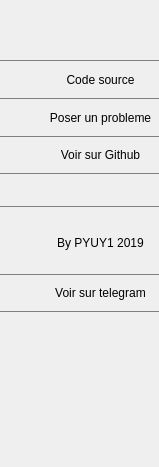
<?xml version="1.0" encoding="UTF-8"?>
<ui version="4.0">
 <class>RightSide</class>
 <widget class="QWidget" name="RightSide">
  <property name="geometry">
   <rect>
    <x>0</x>
    <y>0</y>
    <width>159</width>
    <height>467</height>
   </rect>
  </property>
  <property name="maximumSize">
   <size>
    <width>200</width>
    <height>16777215</height>
   </size>
  </property>
  <property name="windowTitle">
   <string>Form</string>
  </property>
  <layout class="QVBoxLayout" name="verticalLayout">
   <property name="spacing">
    <number>0</number>
   </property>
   <property name="leftMargin">
    <number>0</number>
   </property>
   <property name="topMargin">
    <number>0</number>
   </property>
   <property name="rightMargin">
    <number>0</number>
   </property>
   <item>
    <spacer name="verticalSpacer_2">
     <property name="orientation">
      <enum>Qt::Vertical</enum>
     </property>
     <property name="sizeType">
      <enum>QSizePolicy::Fixed</enum>
     </property>
     <property name="sizeHint" stdset="0">
      <size>
       <width>20</width>
       <height>60</height>
      </size>
     </property>
    </spacer>
   </item>
   <item>
    <widget class="QFrame" name="code_frame">
     <property name="sizePolicy">
      <sizepolicy hsizetype="Preferred" vsizetype="Fixed">
       <horstretch>0</horstretch>
       <verstretch>0</verstretch>
      </sizepolicy>
     </property>
     <property name="minimumSize">
      <size>
       <width>0</width>
       <height>38</height>
      </size>
     </property>
     <property name="maximumSize">
      <size>
       <width>16777215</width>
       <height>38</height>
      </size>
     </property>
     <property name="cursor">
      <cursorShape>ArrowCursor</cursorShape>
     </property>
     <property name="styleSheet">
      <string notr="true">QFrame
{
	border-width: 1px 0px 0px 0px; 
	border-style: solid; 
	border-color: grey transparent grey transparent; 
}</string>
     </property>
     <property name="frameShape">
      <enum>QFrame::StyledPanel</enum>
     </property>
     <property name="frameShadow">
      <enum>QFrame::Raised</enum>
     </property>
     <layout class="QHBoxLayout" name="horizontalLayout_8">
      <property name="spacing">
       <number>6</number>
      </property>
      <property name="leftMargin">
       <number>12</number>
      </property>
      <property name="topMargin">
       <number>0</number>
      </property>
      <property name="rightMargin">
       <number>0</number>
      </property>
      <property name="bottomMargin">
       <number>0</number>
      </property>
      <item>
       <widget class="QLabel" name="code_icon_label">
        <property name="minimumSize">
         <size>
          <width>24</width>
          <height>24</height>
         </size>
        </property>
        <property name="maximumSize">
         <size>
          <width>24</width>
          <height>24</height>
         </size>
        </property>
        <property name="cursor">
         <cursorShape>PointingHandCursor</cursorShape>
        </property>
        <property name="styleSheet">
         <string notr="true">QLabel
{
	border: none;
}
</string>
        </property>
        <property name="text">
         <string/>
        </property>
        <property name="pixmap">
         <pixmap resource="icons.qrc">:/svg/code.svg</pixmap>
        </property>
        <property name="scaledContents">
         <bool>true</bool>
        </property>
        <property name="alignment">
         <set>Qt::AlignCenter</set>
        </property>
       </widget>
      </item>
      <item>
       <widget class="QLabel" name="code_text_label">
        <property name="cursor">
         <cursorShape>PointingHandCursor</cursorShape>
        </property>
        <property name="styleSheet">
         <string notr="true">QLabel
{
	border: none;
}
</string>
        </property>
        <property name="text">
         <string>Code source</string>
        </property>
        <property name="alignment">
         <set>Qt::AlignCenter</set>
        </property>
       </widget>
      </item>
     </layout>
    </widget>
   </item>
   <item>
    <widget class="QFrame" name="question_frame">
     <property name="sizePolicy">
      <sizepolicy hsizetype="Preferred" vsizetype="Fixed">
       <horstretch>0</horstretch>
       <verstretch>0</verstretch>
      </sizepolicy>
     </property>
     <property name="minimumSize">
      <size>
       <width>0</width>
       <height>38</height>
      </size>
     </property>
     <property name="maximumSize">
      <size>
       <width>16777215</width>
       <height>38</height>
      </size>
     </property>
     <property name="cursor">
      <cursorShape>ArrowCursor</cursorShape>
     </property>
     <property name="styleSheet">
      <string notr="true">QFrame
{
	background: transparent;
	border-width:  1px 0px 0px 0px; 
	border-style: solid; 
	border-color: grey transparent grey transparent; 
}</string>
     </property>
     <property name="frameShape">
      <enum>QFrame::StyledPanel</enum>
     </property>
     <property name="frameShadow">
      <enum>QFrame::Raised</enum>
     </property>
     <layout class="QHBoxLayout" name="horizontalLayout_7">
      <property name="spacing">
       <number>6</number>
      </property>
      <property name="leftMargin">
       <number>12</number>
      </property>
      <property name="topMargin">
       <number>0</number>
      </property>
      <property name="rightMargin">
       <number>0</number>
      </property>
      <property name="bottomMargin">
       <number>0</number>
      </property>
      <item>
       <widget class="QLabel" name="question_icon_label">
        <property name="minimumSize">
         <size>
          <width>24</width>
          <height>24</height>
         </size>
        </property>
        <property name="maximumSize">
         <size>
          <width>24</width>
          <height>24</height>
         </size>
        </property>
        <property name="cursor">
         <cursorShape>PointingHandCursor</cursorShape>
        </property>
        <property name="styleSheet">
         <string notr="true">QLabel
{
	border: none;
}
</string>
        </property>
        <property name="text">
         <string/>
        </property>
        <property name="pixmap">
         <pixmap resource="icons.qrc">:/svg/question-mark.svg</pixmap>
        </property>
        <property name="scaledContents">
         <bool>true</bool>
        </property>
        <property name="alignment">
         <set>Qt::AlignCenter</set>
        </property>
       </widget>
      </item>
      <item>
       <widget class="QLabel" name="question_text_label">
        <property name="cursor">
         <cursorShape>PointingHandCursor</cursorShape>
        </property>
        <property name="styleSheet">
         <string notr="true">QLabel
{
	border: none;
}
</string>
        </property>
        <property name="text">
         <string>Poser un probleme</string>
        </property>
        <property name="alignment">
         <set>Qt::AlignCenter</set>
        </property>
       </widget>
      </item>
     </layout>
    </widget>
   </item>
   <item>
    <widget class="QFrame" name="github_frame">
     <property name="sizePolicy">
      <sizepolicy hsizetype="Preferred" vsizetype="Fixed">
       <horstretch>0</horstretch>
       <verstretch>0</verstretch>
      </sizepolicy>
     </property>
     <property name="minimumSize">
      <size>
       <width>0</width>
       <height>38</height>
      </size>
     </property>
     <property name="maximumSize">
      <size>
       <width>16777215</width>
       <height>38</height>
      </size>
     </property>
     <property name="cursor">
      <cursorShape>ArrowCursor</cursorShape>
     </property>
     <property name="styleSheet">
      <string notr="true">QFrame
{
	background: transparent;
	border-width:  1px 0px 1px 0px;
	border-style: solid; 
	border-color: grey transparent grey transparent; 
}</string>
     </property>
     <property name="frameShape">
      <enum>QFrame::StyledPanel</enum>
     </property>
     <property name="frameShadow">
      <enum>QFrame::Raised</enum>
     </property>
     <layout class="QHBoxLayout" name="horizontalLayout_6">
      <property name="spacing">
       <number>6</number>
      </property>
      <property name="leftMargin">
       <number>12</number>
      </property>
      <property name="topMargin">
       <number>0</number>
      </property>
      <property name="rightMargin">
       <number>0</number>
      </property>
      <property name="bottomMargin">
       <number>0</number>
      </property>
      <item>
       <widget class="QLabel" name="github_icon_label">
        <property name="minimumSize">
         <size>
          <width>24</width>
          <height>24</height>
         </size>
        </property>
        <property name="maximumSize">
         <size>
          <width>24</width>
          <height>24</height>
         </size>
        </property>
        <property name="cursor">
         <cursorShape>PointingHandCursor</cursorShape>
        </property>
        <property name="styleSheet">
         <string notr="true">QLabel
{
	border: none;
}
</string>
        </property>
        <property name="text">
         <string/>
        </property>
        <property name="pixmap">
         <pixmap resource="icons.qrc">:/svg/github.svg</pixmap>
        </property>
        <property name="scaledContents">
         <bool>true</bool>
        </property>
        <property name="alignment">
         <set>Qt::AlignCenter</set>
        </property>
       </widget>
      </item>
      <item>
       <widget class="QLabel" name="github_text_label">
        <property name="cursor">
         <cursorShape>PointingHandCursor</cursorShape>
        </property>
        <property name="styleSheet">
         <string notr="true">QLabel
{
	border: none;
}
</string>
        </property>
        <property name="text">
         <string>Voir sur Github</string>
        </property>
        <property name="alignment">
         <set>Qt::AlignCenter</set>
        </property>
       </widget>
      </item>
     </layout>
    </widget>
   </item>
   <item>
    <spacer name="verticalSpacer">
     <property name="orientation">
      <enum>Qt::Vertical</enum>
     </property>
     <property name="sizeType">
      <enum>QSizePolicy::Fixed</enum>
     </property>
     <property name="sizeHint" stdset="0">
      <size>
       <width>20</width>
       <height>28</height>
      </size>
     </property>
    </spacer>
   </item>
   <item>
    <widget class="QFrame" name="python_frame">
     <property name="minimumSize">
      <size>
       <width>0</width>
       <height>72</height>
      </size>
     </property>
     <property name="maximumSize">
      <size>
       <width>16777215</width>
       <height>64</height>
      </size>
     </property>
     <property name="cursor">
      <cursorShape>ArrowCursor</cursorShape>
     </property>
     <property name="styleSheet">
      <string notr="true">QFrame
{
	background: transparent;
	border-width:  1px 0px 0px 0px;
	border-style: solid; 
	border-color: grey transparent grey transparent; 
}</string>
     </property>
     <property name="frameShape">
      <enum>QFrame::StyledPanel</enum>
     </property>
     <property name="frameShadow">
      <enum>QFrame::Raised</enum>
     </property>
     <layout class="QHBoxLayout" name="horizontalLayout_4">
      <property name="spacing">
       <number>6</number>
      </property>
      <property name="leftMargin">
       <number>12</number>
      </property>
      <property name="topMargin">
       <number>0</number>
      </property>
      <property name="rightMargin">
       <number>0</number>
      </property>
      <property name="bottomMargin">
       <number>0</number>
      </property>
      <item>
       <widget class="QLabel" name="python_icon_label">
        <property name="minimumSize">
         <size>
          <width>24</width>
          <height>24</height>
         </size>
        </property>
        <property name="maximumSize">
         <size>
          <width>24</width>
          <height>24</height>
         </size>
        </property>
        <property name="cursor">
         <cursorShape>PointingHandCursor</cursorShape>
        </property>
        <property name="styleSheet">
         <string notr="true">QLabel
{
	border: none;
}
</string>
        </property>
        <property name="text">
         <string/>
        </property>
        <property name="pixmap">
         <pixmap resource="icons.qrc">:/svg/pythonUY1.svg</pixmap>
        </property>
        <property name="scaledContents">
         <bool>true</bool>
        </property>
       </widget>
      </item>
      <item>
       <widget class="QLabel" name="python_text_label">
        <property name="cursor">
         <cursorShape>PointingHandCursor</cursorShape>
        </property>
        <property name="styleSheet">
         <string notr="true">QLabel
{
	border: none;
}
</string>
        </property>
        <property name="text">
         <string>By PYUY1 2019</string>
        </property>
        <property name="alignment">
         <set>Qt::AlignCenter</set>
        </property>
       </widget>
      </item>
     </layout>
    </widget>
   </item>
   <item>
    <widget class="QFrame" name="telegram_frame">
     <property name="sizePolicy">
      <sizepolicy hsizetype="Preferred" vsizetype="Fixed">
       <horstretch>0</horstretch>
       <verstretch>0</verstretch>
      </sizepolicy>
     </property>
     <property name="minimumSize">
      <size>
       <width>0</width>
       <height>38</height>
      </size>
     </property>
     <property name="maximumSize">
      <size>
       <width>16777215</width>
       <height>38</height>
      </size>
     </property>
     <property name="cursor">
      <cursorShape>ArrowCursor</cursorShape>
     </property>
     <property name="styleSheet">
      <string notr="true">QFrame
{
	background: transparent;
	border-width:  1px 0px 1px 0px;
	border-style: solid; 
	border-color: grey transparent grey transparent; 
}</string>
     </property>
     <property name="frameShape">
      <enum>QFrame::StyledPanel</enum>
     </property>
     <property name="frameShadow">
      <enum>QFrame::Raised</enum>
     </property>
     <layout class="QHBoxLayout" name="horizontalLayout_5">
      <property name="spacing">
       <number>6</number>
      </property>
      <property name="leftMargin">
       <number>12</number>
      </property>
      <property name="topMargin">
       <number>0</number>
      </property>
      <property name="rightMargin">
       <number>0</number>
      </property>
      <property name="bottomMargin">
       <number>0</number>
      </property>
      <item>
       <widget class="QLabel" name="telegram_icon_label">
        <property name="minimumSize">
         <size>
          <width>24</width>
          <height>24</height>
         </size>
        </property>
        <property name="maximumSize">
         <size>
          <width>24</width>
          <height>24</height>
         </size>
        </property>
        <property name="cursor">
         <cursorShape>PointingHandCursor</cursorShape>
        </property>
        <property name="styleSheet">
         <string notr="true">QLabel
{
	border: none;
}
</string>
        </property>
        <property name="text">
         <string/>
        </property>
        <property name="pixmap">
         <pixmap resource="icons.qrc">:/svg/telegram.svg</pixmap>
        </property>
        <property name="scaledContents">
         <bool>true</bool>
        </property>
        <property name="alignment">
         <set>Qt::AlignCenter</set>
        </property>
       </widget>
      </item>
      <item>
       <widget class="QLabel" name="telegram_text_label">
        <property name="cursor">
         <cursorShape>PointingHandCursor</cursorShape>
        </property>
        <property name="styleSheet">
         <string notr="true">QLabel
{
	border: none;
}
</string>
        </property>
        <property name="text">
         <string>Voir sur telegram</string>
        </property>
        <property name="alignment">
         <set>Qt::AlignCenter</set>
        </property>
       </widget>
      </item>
     </layout>
    </widget>
   </item>
   <item>
    <spacer name="verticalSpacer_3">
     <property name="orientation">
      <enum>Qt::Vertical</enum>
     </property>
     <property name="sizeHint" stdset="0">
      <size>
       <width>20</width>
       <height>40</height>
      </size>
     </property>
    </spacer>
   </item>
  </layout>
 </widget>
 <resources>
  <include location="icons.qrc"/>
 </resources>
 <connections/>
</ui>
